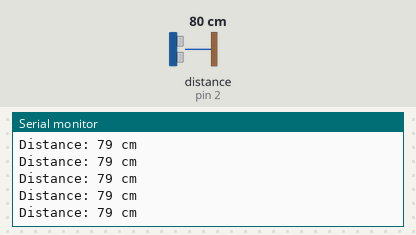
The sketch below on a simulated Arduino Uno, built with avr-gcc and run on an emulated ATmega328P. On the bench: the last lines printed to the serial monitor. Wiring (inferred from the names in the program): ultrasonic range finder: trigger pin 3; echo pin 2. The inputs (shaded band) are chosen by the test bench; at power-on: distance to the obstacle (sensor on pin 2) 80 cm. The echo pulse lasts 58.3 µs per cm; nothing arrives over Bluetooth unless stated; a phone connects over Bluetooth LE 3 s after start.

Above: at 1.2 s.
1.3 s: distance to the obstacle (sensor on pin 2) set to 2 cm
At 2.3 s:
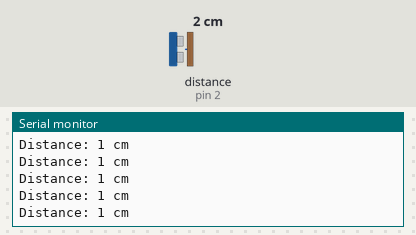
4.3 s: distance to the obstacle (sensor on pin 2) set to 18 cm
At 5.0 s:
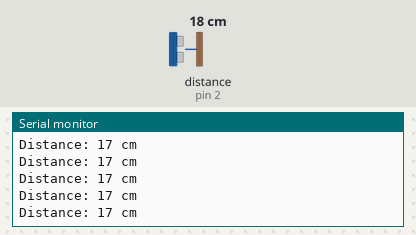
7.3 s: distance to the obstacle (sensor on pin 2) set to 120 cm
At 8.3 s:
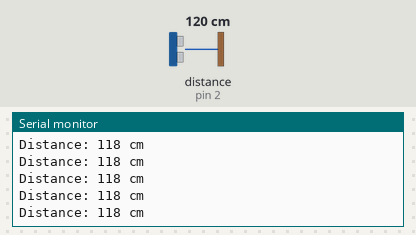
10.3 s: distance to the obstacle (sensor on pin 2) set to 4 cm
At 11.4 s:
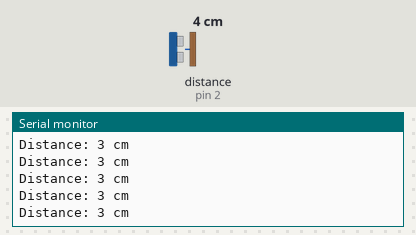
Timing chart, 0 to 13.3 s (numbered marks = the images above; inputs shaded):
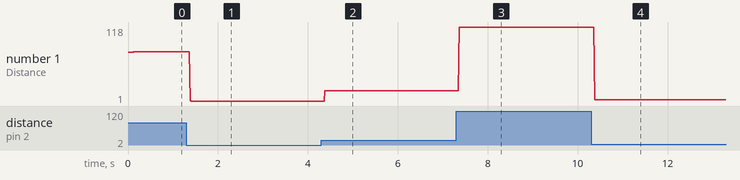

The sketch:

UltraSonicBLE.ino
```cpp
// ---------------------------------------------------------------- //
// Arduino Ultrasoninc Sensor HC-SR04 BLE
// Re-writed by Colin Campbell
// Using Arduino IDE 1.8.12
// Using HC-SR04 Module
// Tested on 19 June 2020
// ---------------------------------------------------------------- //

#include <ArduinoBLE.h>

#define echoPin 2 // attach pin D2 Arduino to pin Echo of HC-SR04
#define trigPin 3 //attach pin D3 Arduino to pin Trig of HC-SR04

// BLE distance service
BLEService ultraSonicService("19B10000-E8F2-537E-4F6C-D104768A1214");

BLEByteCharacteristic ultraSonicCharacteristic("19B10001-E8F2-537E-4F6C-D104768A1214", BLERead | BLEWrite | BLENotify);
BLEDescriptor ultraSonicSensorDescriptor("19B10002-E8F2-537E-4F6C-D104768A1214", "ULTRASONIC");


// defines variables
long duration; // variable for the duration of sound wave travel
int distance; // variable for the distance measurement

void setup() {
  pinMode(trigPin, OUTPUT); // Sets the trigPin as an OUTPUT
  pinMode(echoPin, INPUT); // Sets the echoPin as an INPUT
  Serial.begin(9600); // // Serial Communication is starting with 9600 of baudrate speed

  if (!BLE.begin()) {
    Serial.println("starting BLE failed!");

    while (1);
  }

  BLE.setLocalName("MKR1010");
  BLE.setAdvertisedService(ultraSonicService);
  ultraSonicCharacteristic.addDescriptor(ultraSonicSensorDescriptor);
  ultraSonicService.addCharacteristic(ultraSonicCharacteristic);
  BLE.addService(ultraSonicService);

  BLE.advertise();
}
void loop() {
  BLEDevice central = BLE.central();

  //if (central){

     // while(central.connect()){
          // Clears the trigPin condition
          digitalWrite(trigPin, LOW);
          delayMicroseconds(2);

          // Sets the trigPin HIGH (ACTIVE) for 10 microseconds
          digitalWrite(trigPin, HIGH);
          delayMicroseconds(10);
          digitalWrite(trigPin, LOW);

          // Reads the echoPin, returns the sound wave travel time in microseconds
          duration = pulseIn(echoPin, HIGH);

          // Calculating the distance
          distance = duration * 0.034 / 2; // Speed of sound wave divided by 2 (go and back)

          // Displays the distance on the Serial Monitor
          Serial.print("Distance: ");
          Serial.print(distance);
          Serial.println(" cm");
          ultraSonicCharacteristic.writeValue(distance);
     // }
 // }
}
```

Measured:
- after the input at 1.3 s, the serial monitor: prints a new line after 0.08 s (image 1)
- after the input at 4.3 s, the serial monitor: prints a new line after 0.08 s (image 2)
- after the input at 7.3 s, the serial monitor: prints a new line after 0.07 s (image 3)
- after the input at 10.3 s, the serial monitor: prints a new line after 0.08 s (image 4)
- plotted number 1: 79 → 1 after the input at 1.3 s, 1 → 17 after the input at 4.3 s, 17 → 118 after the input at 7.3 s, 118 → 3 after the input at 10.3 s
